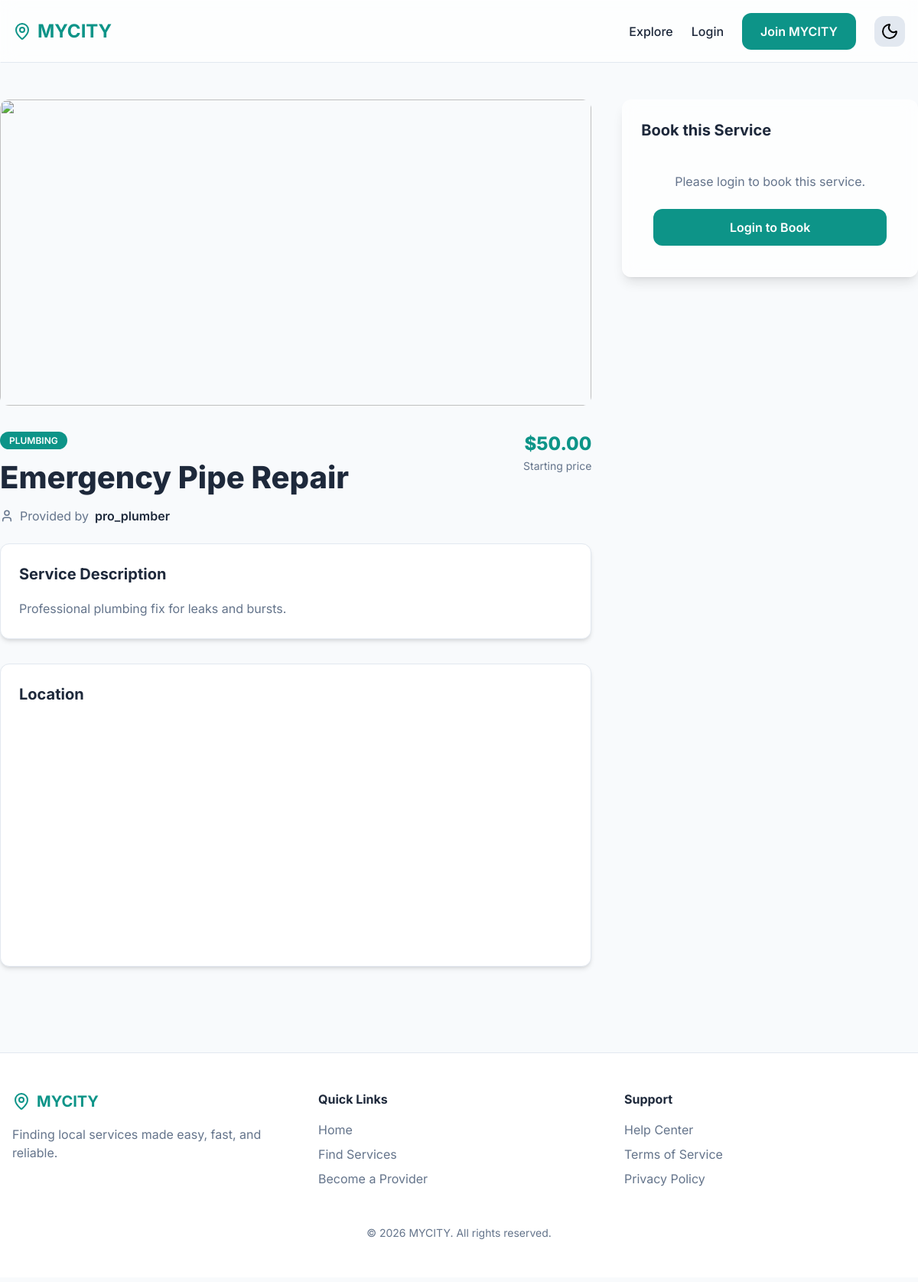
The app's page /service-details.php?id=1 with its own data.
### tables this page shows
CREATE TABLE IF NOT EXISTS services (
    id INT AUTO_INCREMENT PRIMARY KEY,
    provider_id INT NOT NULL,
    category_id INT NOT NULL,
    name VARCHAR(255) NOT NULL,
    description TEXT,
    price DECIMAL(10, 2) NOT NULL,
    image VARCHAR(255) DEFAULT 'default_service.jpg',
    latitude DECIMAL(10, 8),
    longitude DECIMAL(11, 8),
    status ENUM('active', 'inactive') DEFAULT 'active',
    created_at TIMESTAMP DEFAULT CURRENT_TIMESTAMP,
    FOREIGN KEY (provider_id) REFERENCES users(id) ON DELETE CASCADE,
    FOREIGN KEY (category_id) REFERENCES categories(id) ON DELETE CASCADE
);

CREATE TABLE IF NOT EXISTS categories (
    id INT AUTO_INCREMENT PRIMARY KEY,
    name VARCHAR(100) NOT NULL,
    icon VARCHAR(50) DEFAULT 'box',
    description TEXT
);

CREATE TABLE IF NOT EXISTS users (
    id INT AUTO_INCREMENT PRIMARY KEY,
    username VARCHAR(50) NOT NULL UNIQUE,
    email VARCHAR(100) NOT NULL UNIQUE,
    password VARCHAR(255) NOT NULL,
    role ENUM('admin', 'provider', 'customer') DEFAULT 'customer',
    status ENUM('active', 'suspended', 'pending') DEFAULT 'active',
    profile_pic VARCHAR(255) DEFAULT 'default_profile.png',
    created_at TIMESTAMP DEFAULT CURRENT_TIMESTAMP
);

### includes/functions.php (called while the page is built, shortened)
<?php
function isLoggedIn() {
    return isset($_SESSION['user_id']);
}
function formatCurrency($amount) {
    return '$' . number_format($amount, 2);
}
?>

### service-details.php (the view, shortened to what this page needs)
<?php
require_once 'includes/config.php';
require_once 'includes/functions.php';
$id = intval($_GET['id']);
$stmt = $pdo->prepare("
    SELECT s.*, u.username as provider_name, c.name as category_name
    FROM services s
    JOIN users u ON s.provider_id = u.id
    JOIN categories c ON s.category_id = c.id
    WHERE s.id = ?
");
$stmt->execute([$id]);
$service = $stmt->fetch();
require_once 'partials/header.php';
?>
<div class="container" style="padding: 3rem 0;">
    <div style="display: grid; grid-template-columns: 2fr 1fr; gap: 2.5rem;">
        <div>
            <img src="<?php echo BASE_URL; ?>assets/img/services/<?php echo $service['image']; ?>"
                onerror="this.src='https://images.unsplash.com/photo-1581244277943-fe4a9c777189?w=800&auto=format'"
                style="width: 100%; height: 400px; object-fit: cover; border-radius: var(--radius); margin-bottom: 2rem;">
            <div style="display: flex; justify-content: space-between; align-items: flex-start; margin-bottom: 1.5rem;">
                <div>
                    <span
                        style="padding: 0.25rem 0.75rem; background: var(--primary); color: white; border-radius: 99px; font-size: 0.75rem; font-weight: 600; text-transform: uppercase;">
                        <?php echo $service['category_name']; ?>
                    </span>
                    <h1 style="font-size: 2.5rem; font-weight: 800; margin-top: 0.5rem;">
                        <?php echo $service['name']; ?>
                    </h1>
                    <p
                        style="display: flex; align-items: center; gap: 0.5rem; color: var(--text-muted); margin-top: 0.5rem;">
                        <i data-lucide="user" style="width: 18px;"></i> Provided by <span
                            style="font-weight: 600; color: var(--text-main);">
                            <?php echo $service['provider_name']; ?>
                        </span>
                    </p>
                </div>
                <div style="text-align: right;">
                    <div style="font-size: 1.5rem; font-weight: 800; color: var(--primary);">
                        <?php echo formatCurrency($service['price']); ?>
                    </div>
                    <p style="color: var(--text-muted); font-size: 0.875rem;">Starting price</p>
                </div>
            </div>
            <div class="card" style="margin-bottom: 2rem;">
                <h3 style="font-size: 1.25rem; font-weight: 700; margin-bottom: 1rem;">Service Description</h3>
                <p style="color: var(--text-muted); line-height: 1.8;">
                    <?php echo nl2br($service['description']); ?>
                </p>
            </div>
            <div class="card">
                <h3 style="font-size: 1.25rem; font-weight: 700; margin-bottom: 1rem;">Location</h3>
                <div id="map" style="height: 300px; border-radius: var(--radius);"></div>
            </div>
        </div>
        <aside>
            <div class="card glass" style="position: sticky; top: 120px; box-shadow: var(--shadow-lg);">
                <h3 style="font-size: 1.25rem; font-weight: 700; margin-bottom: 1.5rem;">Book this Service</h3>
                <?php if (isLoggedIn() && hasRole('customer')): ?>
                    <form action="book_process.php" method="POST">
                        <input type="hidden" name="service_id" value="<?php echo $id; ?>">
                        <div class="form-group">
                            <label class="form-label">Select Date</label>
                            <input type="date" name="booking_date" class="form-control" required
                                min="<?php echo date('Y-m-d'); ?>">
                        </div>
                        <div class="form-group">
                            <label class="form-label">Select Time</label>
                            <input type="time" name="booking_time" class="form-control" required>
                        </div>
                        <div class="form-group">
                            <label class="form-label">Notes for Provider</label>
                            <textarea name="notes" class="form-control" rows="3"
                                placeholder="Any specific requirements?"></textarea>
                        </div>
                        <button type="submit" class="btn btn-primary" style="width: 100%; margin-top: 1rem;">
                            Confirm Booking
                        </button>
                        <p style="text-align: center; color: var(--text-muted); font-size: 0.75rem; margin-top: 1rem;">
                            <i data-lucide="shield-check" style="width: 12px; vertical-align: middle;"></i> Secure booking &
                            verified provider
                        </p>
                    </form>
                <?php elseif (isLoggedIn()): ?>
                    <p style="color: var(--danger); text-align: center; font-weight: 500;">
                        Only customers can book services.
                    </p>
                <?php else: ?>
                    <div style="text-align: center; padding: 1rem;">
                        <p style="color: var(--text-muted); margin-bottom: 1.5rem;">Please login to book this service.</p>
                        <a href="login.php" class="btn btn-primary" style="width: 100%;">Login to Book</a>
                    </div>
                <?php endif; ?>
            </div>
        </aside>
    </div>
</div>
<?php require_once 'partials/footer.php'; ?>

### assets/css/style.css (style rules this page uses)
:root { --primary: #0d9488; --primary-hover: #0f766e; --secondary: #3b82f6; --accent: #22c55e; --danger: #ef4444; --warning: #f59e0b; --bg-light: #f8fafc; --bg-white: #ffffff; --text-main: #1e293b; --text-muted: #64748b; --border-color: #e2e8f0; --radius: 12px; --shadow-sm: 0 1px 2px 0 rgb(0 0 0 / 0.05); --shadow: 0 4px 6px -1px rgb(0 0 0 / 0.1), 0 2px 4px -2px rgb(0 0 0 / 0.1); --shadow-lg: 0 10px 15px -3px rgb(0 0 0 / 0.1), 0 4px 6px -4px rgb(0 0 0 / 0.1); --transition: all 0.3s ease; }
* { margin: 0; padding: 0; box-sizing: border-box; }
body { font-family: 'Inter', system-ui, -apple-system, sans-serif; background-color: var(--bg-light); color: var(--text-main); line-height: 1.5; transition: var(--transition); }
a { text-decoration: none; color: inherit; transition: var(--transition); }
button, .btn { cursor: pointer; border: none; outline: none; border-radius: var(--radius); padding: 0.75rem 1.5rem; font-weight: 600; transition: var(--transition); display: inline-flex; align-items: center; justify-content: center; gap: 0.5rem; }
.btn-primary { background-color: var(--primary); color: white; }
.card { background-color: var(--bg-white); border-radius: var(--radius); padding: 1.5rem; border: 1px solid var(--border-color); box-shadow: var(--shadow); }
.glass { background: rgba(255, 255, 255, 0.7); backdrop-filter: blur(10px); border: 1px solid rgba(255, 255, 255, 0.2); }
.container { max-width: 1280px; margin: 0 auto; padding: 0 1rem; }

### records on screen
services: category.name "PLUMBING", name "Emergency Pipe Repair", provider.username "pro_plumber", price "$50.00", description "Professional plumbing fix for leaks and bursts."
